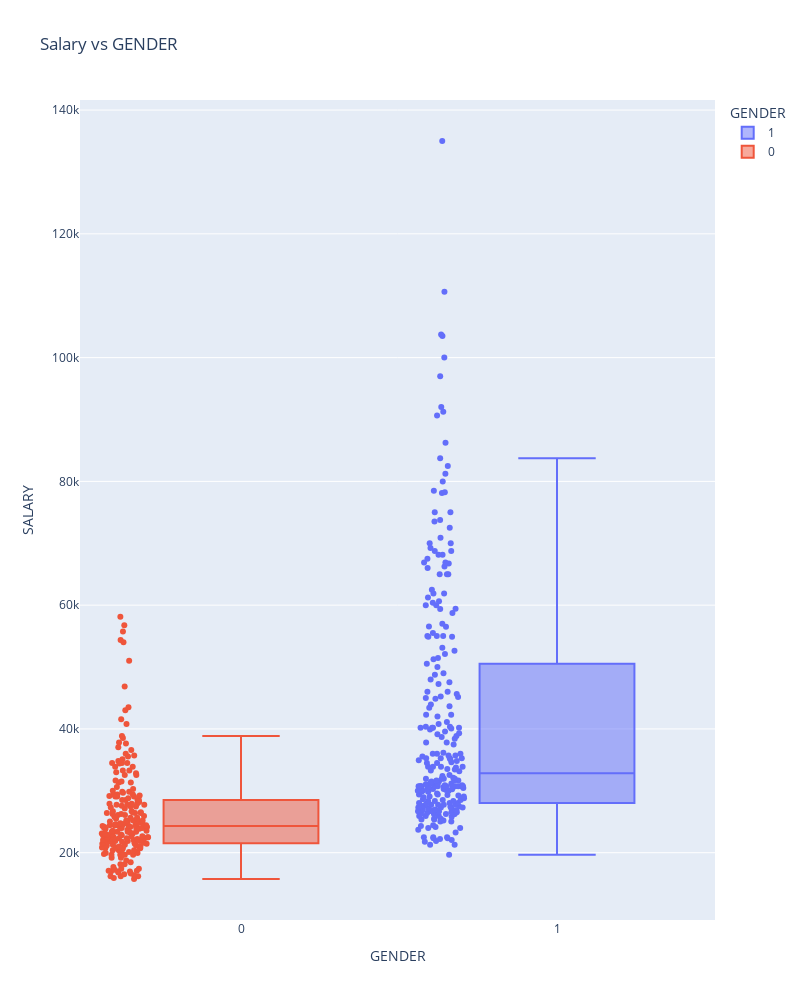
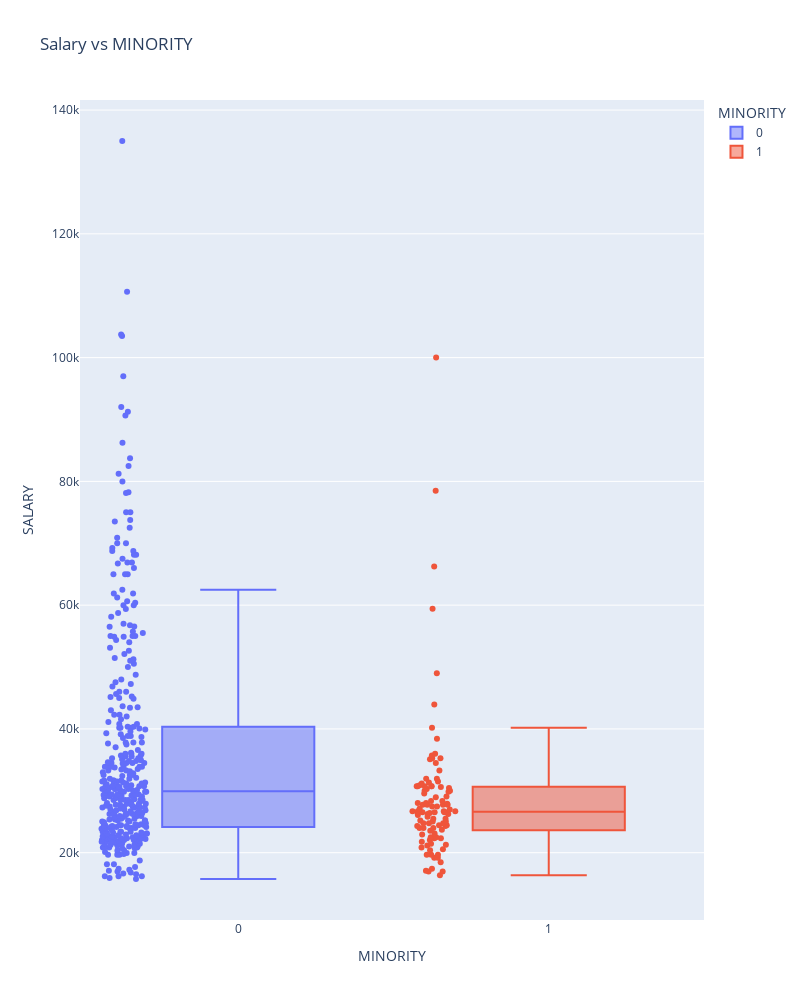

The notebook cell these images were saved under, in order:
### Code cell
import plotly.express as px
#df = px.data.tips()
new_salary = salary[['SALARY', 'GENDER']]
fig = px.box(new_salary, x="GENDER", y="SALARY", color="GENDER",title="Salary vs GENDER",  points="all", width=800, height=1000)


fig.show()

new_salary = salary[['SALARY', 'MINORITY']]
fig = px.box(new_salary, x="MINORITY", y="SALARY", color="MINORITY",title="Salary vs MINORITY",  points="all", width=800, height=1000)


fig.show()

### Figure 1 — Plotly figure (JSON) as saved in the notebook; plotly's stock layout.template omitted (floating-point values rounded to 4 significant figures; data arrays with more than 128 entries replaced by an {"elided": "..."} marker saying what was removed)
{"data": [{"alignmentgroup": "True", "boxpoints": "all", "hovertemplate": "GENDER=%{x}<br>SALARY=%{y}<extra></extra>", "legendgroup": "1", "marker": {"color": "#636efa"}, "name": "1", "notched": false, "offsetgroup": "1", "orientation": "v", "showlegend": true, "type": "box", "x": {"elided": "258 int values"}, "x0": " ", "xaxis": "x", "y": {"elided": "258 int values"}, "y0": " ", "yaxis": "y"}, {"alignmentgroup": "True", "boxpoints": "all", "hovertemplate": "GENDER=%{x}<br>SALARY=%{y}<extra></extra>", "legendgroup": "0", "marker": {"color": "#EF553B"}, "name": "0", "notched": false, "offsetgroup": "0", "orientation": "v", "showlegend": true, "type": "box", "x": {"elided": "216 int values"}, "x0": " ", "xaxis": "x", "y": {"elided": "216 int values"}, "y0": " ", "yaxis": "y"}], "layout": {"boxmode": "overlay", "height": 1000, "legend": {"title": {"text": "GENDER"}, "tracegroupgap": 0}, "title": {"text": "Salary vs GENDER"}, "width": 800, "xaxis": {"anchor": "y", "autorange": true, "categoryarray": [1, 0], "categoryorder": "array", "domain": [0, 1], "range": [-0.5094, 1.5], "title": {"text": "GENDER"}, "type": "linear"}, "yaxis": {"anchor": "x", "autorange": true, "domain": [0, 1], "range": [9125, 141625], "title": {"text": "SALARY"}, "type": "linear"}}}

### Figure 2 — Plotly figure (JSON) as saved in the notebook; plotly's stock layout.template omitted (floating-point values rounded to 4 significant figures; data arrays with more than 128 entries replaced by an {"elided": "..."} marker saying what was removed)
{"data": [{"alignmentgroup": "True", "boxpoints": "all", "hovertemplate": "MINORITY=%{x}<br>SALARY=%{y}<extra></extra>", "legendgroup": "0", "marker": {"color": "#636efa"}, "name": "0", "notched": false, "offsetgroup": "0", "orientation": "v", "showlegend": true, "type": "box", "x": {"elided": "370 int values"}, "x0": " ", "xaxis": "x", "y": {"elided": "370 int values"}, "y0": " ", "yaxis": "y"}, {"alignmentgroup": "True", "boxpoints": "all", "hovertemplate": "MINORITY=%{x}<br>SALARY=%{y}<extra></extra>", "legendgroup": "1", "marker": {"color": "#EF553B"}, "name": "1", "notched": false, "offsetgroup": "1", "orientation": "v", "showlegend": true, "type": "box", "x": [1, 1, 1, 1, 1, 1, 1, 1, 1, 1, 1, 1, 1, 1, 1, 1, 1, 1, 1, 1, 1, 1, 1, 1, 1, 1, 1, 1, 1, 1, 1, 1, 1, 1, 1, 1, 1, 1, 1, 1, 1, 1, 1, 1, 1, 1, 1, 1, 1, 1, 1, 1, 1, 1, 1, 1, 1, 1, 1, 1, 1, 1, 1, 1, 1, 1, 1, 1, 1, 1, 1, 1, 1, 1, 1, 1, 1, 1, 1, 1, 1, 1, 1, 1, 1, 1, 1, 1, 1, 1, 1, 1, 1, 1, 1, 1, 1, 1, 1, 1, 1, 1, 1, 1], "x0": " ", "xaxis": "x", "y": [28350, 27750, 35100, 21750, 24000, 16950, 21150, 29100, 31350, 36000, 19200, 23550, 28050, 30900, 22500, 24750, 22950, 25050, 30750, 40200, 30000, 22050, 30450, 28350, 30750, 30750, 27450, 24300, 30750, 19650, 26700, 43950, 23700, 26550, 35250, 26700, 26550, 27750, 25050, 25500, 26550, 26700, 29850, 25200, 24000, 27450, 18450, 19650, 24750, 27150, 26400, 23100, 30600, 28950, 38400, 30750, 20400, 19200, 22500, 25500, 17100, 22350, 34500, 27900, 26550, 31500, 22350, 35250, 25800, 27750, 27750, 29550, 26700, 24450, 59400, 24450, 31200, 20550, 35700, 17400, 21450, 24750, 16950, 26100, 27000, 24000, 78500, 20850, 21300, 24300, 19650, 30300, 31950, 33300, 26250, 31950, 30000, 66250, 28050, 100000, 49000, 16350, 26250, 26400], "y0": " ", "yaxis": "y"}], "layout": {"boxmode": "overlay", "height": 1000, "legend": {"title": {"text": "MINORITY"}, "tracegroupgap": 0}, "title": {"text": "Salary vs MINORITY"}, "width": 800, "xaxis": {"anchor": "y", "autorange": true, "categoryarray": [0, 1], "categoryorder": "array", "domain": [0, 1], "range": [-0.5096, 1.5], "title": {"text": "MINORITY"}, "type": "linear"}, "yaxis": {"anchor": "x", "autorange": true, "domain": [0, 1], "range": [9125, 141625], "title": {"text": "SALARY"}, "type": "linear"}}}
